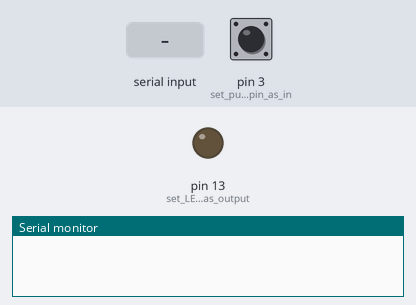
Simulated run of this sketch. Board: Arduino Uno, built with avr-gcc and run on an emulated ATmega328P. Shown: output pins drawn as LEDs (lit = HIGH), the last lines printed to the serial monitor. The test bench sets the inputs (shaded band); at power-on: pin 3 (set_push_button_pin_as_in) LOW.

Above: at 1.2 s.
1.3 s: "1" received over Serial
At 2.5 s:
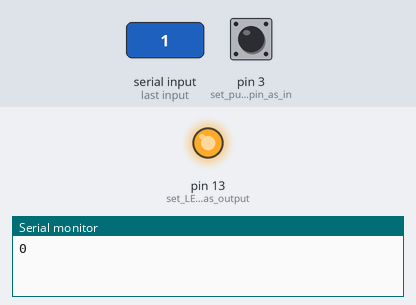
2.8 s: "0" received over Serial
At 3.9 s:
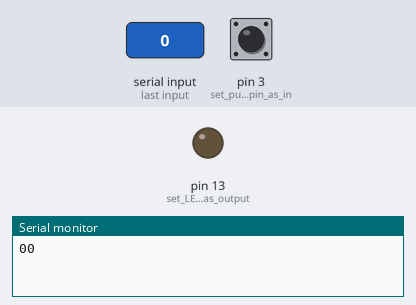
Timing chart, 0 to 5.8 s (numbered marks = the images above; inputs shaded):
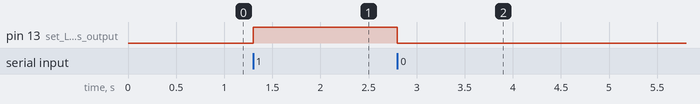

The sketch:

F.ino
```cpp
//uart communication
char recUART;

void setup() {
  pinMode(3, INPUT); // set push button pin as input
  pinMode(13, OUTPUT);      // set LED pin as output
  digitalWrite(13, LOW);    // switch off LED pin
  Serial.begin(9600);       // initialize UART with baud rate of 9600 bps
}

void loop() {
  if (Serial.available()) {
    recUART = Serial.read();    // read one byte from serial buffer and save to data_rcvd

    if (recUART == '1') {     // switch LED On
      digitalWrite(13, HIGH);
    }

    if (recUART == '0') {     // switch LED Off
      digitalWrite(13, LOW);
    }

  if (digitalRead(3) <= 125) {
    Serial.write('0');
  }else {
    Serial.write('1');
  }
  }
}
```

Measured:
- after the input at 1.3 s, pin 13 (set_LED_pin_as_output): LOW → HIGH at once
- after the input at 2.8 s, pin 13 (set_LED_pin_as_output): HIGH → LOW at once
